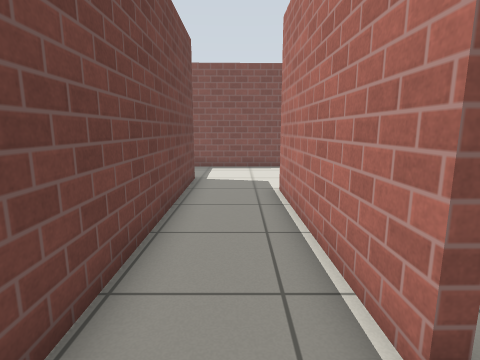
View 1 (above)

16 first-person views from a walk through a robot-simulator world made for Gazebo. The camera is 0.93 m above the floor, tilts 10° down and sees 80° across. The floor is counted in squares, 0.5 m on a side. Each view is taken from the middle of a square. On the plan, view 1 faces up. The plan holds only what a view shows up to about 16 squares ahead; the rest is blank. Robots are left out. Gazebo's built-in surfaces are drawn with simple patterns.

View 2
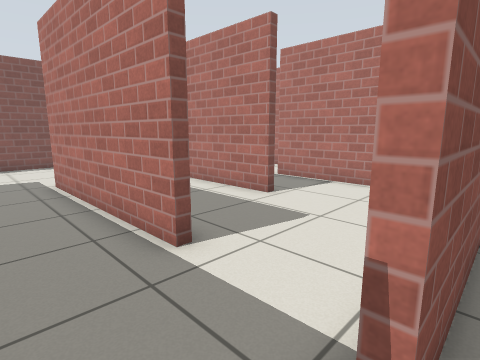

View 3
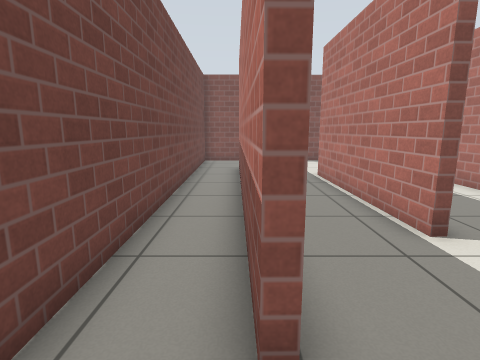

View 4
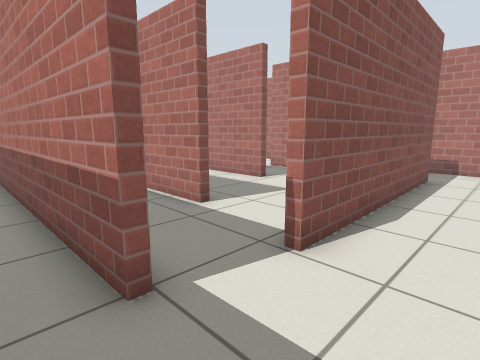

View 5
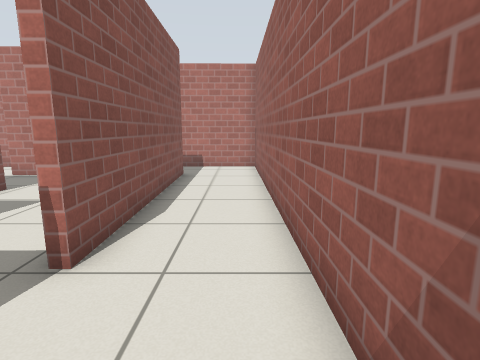

View 6
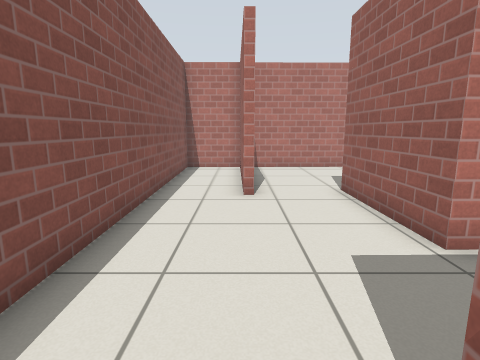

View 7
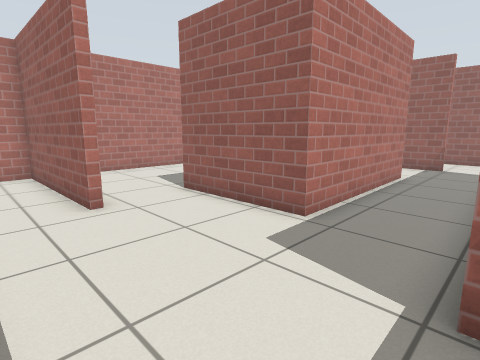

View 8
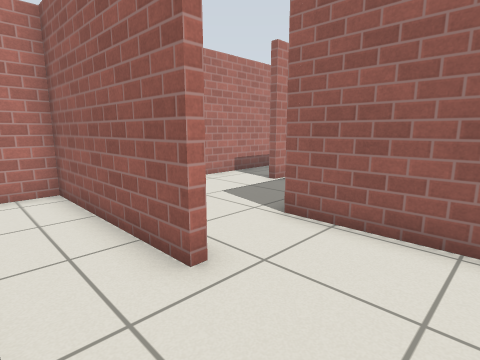

View 9
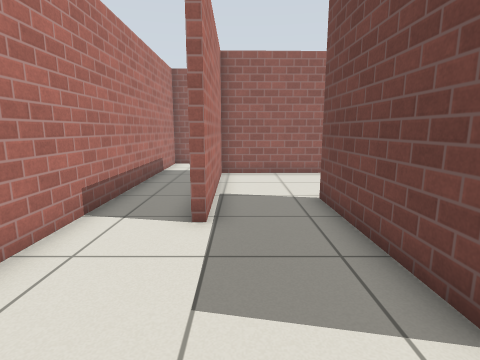

View 10
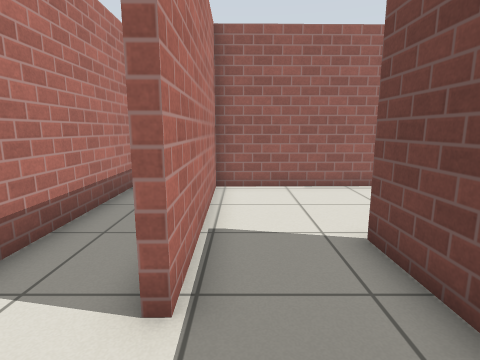

View 11
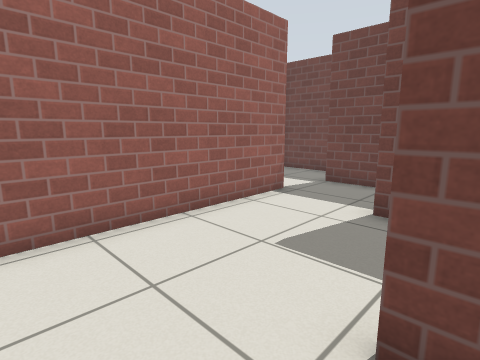

View 12
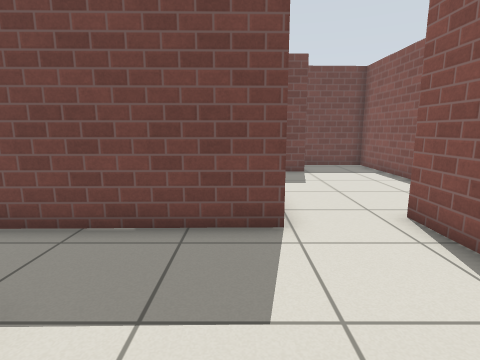

View 13
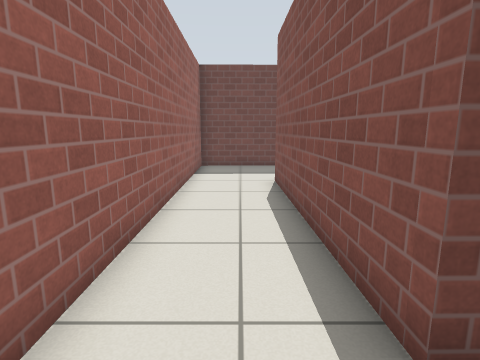

View 14
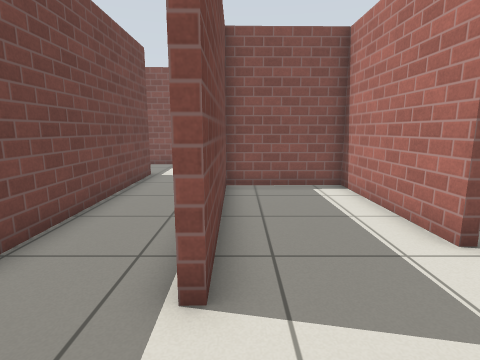

View 15
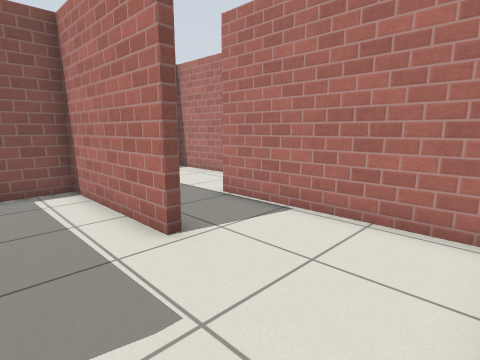

View 16
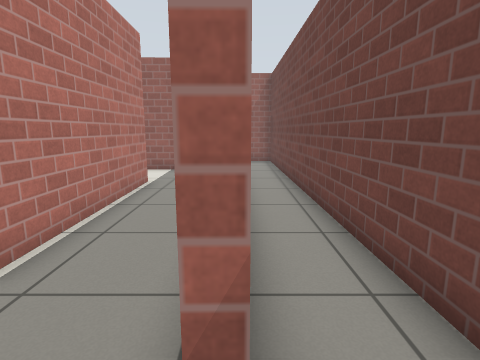

### Floor plan
Ten units are one square. View 1 is at (0, 0); x grows to the right and y downward. Boxes are objects, and circles mark ways between rooms. Rooms are numbered by the first view taken in them; rooms with no view inside come last. Other rooms are left out.
<svg viewBox="-46 -151 167 206">
<path fill="none" stroke="#000" d="M51 -116 51 -119 113 -120 113 -146 -16 -144M-17 -109 -15 11M16 -18 13 -18 12 -88 57 -88M6 17 6 14 16 14M-21 -109 -17 -109M-15 11 -18 11 -20 -84M-16 -144 -41 -144 -38 50 -16 50M87 -54 91 -54M91 11 91 16 6 17M57 -88 58 -55M70 -116 51 -116M-16 50 116 48 113 -117M55 -33 54 -85 15 -85M58 -55 58 -33M16 14 88 13 87 -54M15 -82 16 -18"/>
<circle cx="-20" cy="-125" r="3" fill="#2a7"/>
<circle cx="60" cy="-105" r="3" fill="#2a7"/>
<circle cx="20" cy="0" r="3" fill="#2a7"/>
<circle cx="-14" cy="26" r="3" fill="#2a7"/>
<circle cx="75" cy="-45" r="3" fill="#2a7"/>
<text x="20" y="-100">1</text>
<text x="-30" y="-50">2</text>
<text x="100" y="-30">3</text>
<text x="50" y="-30">4</text>
</svg>
Room 1 opens to room 2. Room 1 opens to room 3. Room 1 opens to room 4. Room 2 opens to room 3. Room 3 opens to room 4.

Where each view was taken, in squares from view 1:
view 1: 0 up, 0 right, facing up
view 2: 2 down, 1 left, facing up-right
view 3: 3 down, 2 left, facing up
view 4: 4 down, 3 left, facing up-right
view 5: 4 down, 3 left, facing right
view 6: 12 up, 3 left, facing right
view 7: 14 up, 2 left, facing down-right
view 8: 14 up, 2 right, facing down-right
view 9: 11 up, 8 right, facing down
view 10: 8 up, 8 right, facing down
view 11: 4 up, 8 right, facing down-left
view 12: 8 up, 11 right, facing left
view 13: 3 down, 11 right, facing left
view 14: 1 down, 2 right, facing up
view 15: 1 down, 3 right, facing up-right
view 16: 12 up, 2 left, facing down
